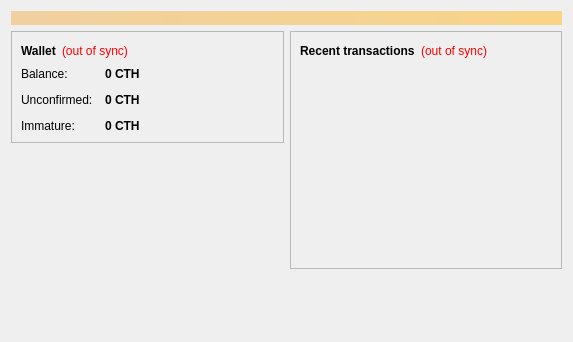
<?xml version="1.0" encoding="UTF-8"?>
<ui version="4.0">
 <class>OverviewPage</class>
 <widget class="QWidget" name="OverviewPage">
  <property name="geometry">
   <rect>
    <x>0</x>
    <y>0</y>
    <width>573</width>
    <height>342</height>
   </rect>
  </property>
  <property name="windowTitle">
   <string>Form</string>
  </property>
  <layout class="QVBoxLayout" name="topLayout">
   <item>
    <widget class="QLabel" name="labelAlerts">
     <property name="visible">
      <bool>false</bool>
     </property>
     <property name="styleSheet">
      <string notr="true">background-color: qlineargradient(x1: 0, y1: 0, x2: 1, y2: 0, stop:0 #F0D0A0, stop:1 #F8D488); color:#000000;</string>
     </property>
     <property name="wordWrap">
      <bool>true</bool>
     </property>
     <property name="margin">
      <number>3</number>
     </property>
    </widget>
   </item>
   <item>
    <layout class="QHBoxLayout" name="horizontalLayout" stretch="1,1">
     <item>
      <layout class="QVBoxLayout" name="verticalLayout_2">
       <item>
        <widget class="QFrame" name="frame">
         <property name="frameShape">
          <enum>QFrame::StyledPanel</enum>
         </property>
         <property name="frameShadow">
          <enum>QFrame::Raised</enum>
         </property>
         <layout class="QVBoxLayout" name="verticalLayout_4">
          <item>
           <layout class="QHBoxLayout" name="horizontalLayout_4">
            <item>
             <widget class="QLabel" name="label_5">
              <property name="font">
               <font>
                <weight>75</weight>
                <bold>true</bold>
               </font>
              </property>
              <property name="text">
               <string>Wallet</string>
              </property>
             </widget>
            </item>
            <item>
             <widget class="QLabel" name="labelWalletStatus">
              <property name="toolTip">
               <string>The displayed information may be out of date. Your wallet automatically synchronizes with the Gaoshcoin network after a connection is established, but this process has not completed yet.</string>
              </property>
              <property name="styleSheet">
               <string notr="true">QLabel { color: red; }</string>
              </property>
              <property name="text">
               <string notr="true">(out of sync)</string>
              </property>
              <property name="alignment">
               <set>Qt::AlignLeading|Qt::AlignLeft|Qt::AlignVCenter</set>
              </property>
             </widget>
            </item>
            <item>
             <spacer name="horizontalSpacer_2">
              <property name="orientation">
               <enum>Qt::Horizontal</enum>
              </property>
              <property name="sizeHint" stdset="0">
               <size>
                <width>40</width>
                <height>20</height>
               </size>
              </property>
             </spacer>
            </item>
           </layout>
          </item>
          <item>
           <layout class="QFormLayout" name="formLayout_2">
            <property name="fieldGrowthPolicy">
             <enum>QFormLayout::AllNonFixedFieldsGrow</enum>
            </property>
            <property name="horizontalSpacing">
             <number>12</number>
            </property>
            <property name="verticalSpacing">
             <number>12</number>
            </property>
            <item row="0" column="0">
             <widget class="QLabel" name="label">
              <property name="text">
               <string>Balance:</string>
              </property>
             </widget>
            </item>
            <item row="0" column="1">
             <widget class="QLabel" name="labelBalance">
              <property name="font">
               <font>
                <weight>75</weight>
                <bold>true</bold>
               </font>
              </property>
              <property name="cursor">
               <cursorShape>IBeamCursor</cursorShape>
              </property>
              <property name="toolTip">
               <string>Your current balance</string>
              </property>
              <property name="text">
               <string notr="true">0 CTH</string>
              </property>
              <property name="textInteractionFlags">
               <set>Qt::LinksAccessibleByMouse|Qt::TextSelectableByKeyboard|Qt::TextSelectableByMouse</set>
              </property>
             </widget>
            </item>
            <item row="1" column="0">
             <widget class="QLabel" name="label_3">
              <property name="text">
               <string>Unconfirmed:</string>
              </property>
             </widget>
            </item>
            <item row="1" column="1">
             <widget class="QLabel" name="labelUnconfirmed">
              <property name="font">
               <font>
                <weight>75</weight>
                <bold>true</bold>
               </font>
              </property>
              <property name="cursor">
               <cursorShape>IBeamCursor</cursorShape>
              </property>
              <property name="toolTip">
               <string>Total of transactions that have yet to be confirmed, and do not yet count toward the current balance</string>
              </property>
              <property name="text">
               <string notr="true">0 CTH</string>
              </property>
              <property name="textInteractionFlags">
               <set>Qt::LinksAccessibleByMouse|Qt::TextSelectableByKeyboard|Qt::TextSelectableByMouse</set>
              </property>
             </widget>
            </item>
            <item row="2" column="0">
             <widget class="QLabel" name="labelImmatureText">
              <property name="text">
               <string>Immature:</string>
              </property>
             </widget>
            </item>
            <item row="2" column="1">
             <widget class="QLabel" name="labelImmature">
              <property name="font">
               <font>
                <weight>75</weight>
                <bold>true</bold>
               </font>
              </property>
              <property name="toolTip">
               <string>Mined balance that has not yet matured</string>
              </property>
              <property name="text">
               <string notr="true">0 CTH</string>
              </property>
              <property name="textInteractionFlags">
               <set>Qt::LinksAccessibleByMouse|Qt::TextSelectableByKeyboard|Qt::TextSelectableByMouse</set>
              </property>
             </widget>
            </item>
           </layout>
          </item>
         </layout>
        </widget>
       </item>
       <item>
        <spacer name="verticalSpacer">
         <property name="orientation">
          <enum>Qt::Vertical</enum>
         </property>
         <property name="sizeHint" stdset="0">
          <size>
           <width>20</width>
           <height>40</height>
          </size>
         </property>
        </spacer>
       </item>
      </layout>
     </item>
     <item>
      <layout class="QVBoxLayout" name="verticalLayout_3">
       <item>
        <widget class="QFrame" name="frame_2">
         <property name="frameShape">
          <enum>QFrame::StyledPanel</enum>
         </property>
         <property name="frameShadow">
          <enum>QFrame::Raised</enum>
         </property>
         <layout class="QVBoxLayout" name="verticalLayout">
          <item>
           <layout class="QHBoxLayout" name="horizontalLayout_2">
            <item>
             <widget class="QLabel" name="label_4">
              <property name="text">
               <string>&lt;b&gt;Recent transactions&lt;/b&gt;</string>
              </property>
             </widget>
            </item>
            <item>
             <widget class="QLabel" name="labelTransactionsStatus">
              <property name="toolTip">
               <string>The displayed information may be out of date. Your wallet automatically synchronizes with the Gaoshcoin network after a connection is established, but this process has not completed yet.</string>
              </property>
              <property name="styleSheet">
               <string notr="true">QLabel { color: red; }</string>
              </property>
              <property name="text">
               <string notr="true">(out of sync)</string>
              </property>
              <property name="alignment">
               <set>Qt::AlignRight|Qt::AlignTrailing|Qt::AlignVCenter</set>
              </property>
             </widget>
            </item>
            <item>
             <spacer name="horizontalSpacer">
              <property name="orientation">
               <enum>Qt::Horizontal</enum>
              </property>
              <property name="sizeHint" stdset="0">
               <size>
                <width>40</width>
                <height>20</height>
               </size>
              </property>
             </spacer>
            </item>
           </layout>
          </item>
          <item>
           <widget class="QListView" name="listTransactions">
            <property name="styleSheet">
             <string notr="true">QListView { background: transparent; }</string>
            </property>
            <property name="frameShape">
             <enum>QFrame::NoFrame</enum>
            </property>
            <property name="verticalScrollBarPolicy">
             <enum>Qt::ScrollBarAlwaysOff</enum>
            </property>
            <property name="horizontalScrollBarPolicy">
             <enum>Qt::ScrollBarAlwaysOff</enum>
            </property>
            <property name="selectionMode">
             <enum>QAbstractItemView::NoSelection</enum>
            </property>
           </widget>
          </item>
         </layout>
        </widget>
       </item>
       <item>
        <spacer name="verticalSpacer_2">
         <property name="orientation">
          <enum>Qt::Vertical</enum>
         </property>
         <property name="sizeHint" stdset="0">
          <size>
           <width>20</width>
           <height>40</height>
          </size>
         </property>
        </spacer>
       </item>
      </layout>
     </item>
    </layout>
   </item>
  </layout>
 </widget>
 <resources/>
 <connections/>
</ui>
